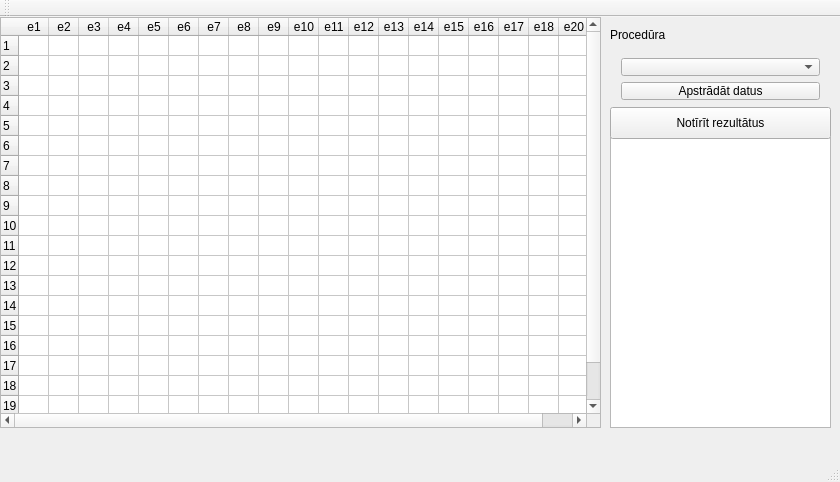
<?xml version="1.0" encoding="UTF-8"?>
<ui version="4.0">
 <class>MainWindow</class>
 <widget class="QMainWindow" name="MainWindow">
  <property name="geometry">
   <rect>
    <x>0</x>
    <y>0</y>
    <width>840</width>
    <height>482</height>
   </rect>
  </property>
  <property name="windowTitle">
   <string>MainWindow</string>
  </property>
  <widget class="QWidget" name="centralWidget">
   <widget class="QTableWidget" name="tableWidget">
    <property name="geometry">
     <rect>
      <x>0</x>
      <y>0</y>
      <width>601</width>
      <height>411</height>
     </rect>
    </property>
    <property name="maximumSize">
     <size>
      <width>821</width>
      <height>411</height>
     </size>
    </property>
    <attribute name="horizontalHeaderDefaultSectionSize">
     <number>30</number>
    </attribute>
    <attribute name="verticalHeaderDefaultSectionSize">
     <number>20</number>
    </attribute>
    <row>
     <property name="text">
      <string>1</string>
     </property>
    </row>
    <row>
     <property name="text">
      <string>2</string>
     </property>
    </row>
    <row>
     <property name="text">
      <string>3</string>
     </property>
    </row>
    <row>
     <property name="text">
      <string>4</string>
     </property>
    </row>
    <row>
     <property name="text">
      <string>5</string>
     </property>
    </row>
    <row>
     <property name="text">
      <string>6</string>
     </property>
    </row>
    <row>
     <property name="text">
      <string>7</string>
     </property>
    </row>
    <row>
     <property name="text">
      <string>8</string>
     </property>
    </row>
    <row>
     <property name="text">
      <string>9</string>
     </property>
    </row>
    <row>
     <property name="text">
      <string>10</string>
     </property>
    </row>
    <row>
     <property name="text">
      <string>11</string>
     </property>
    </row>
    <row>
     <property name="text">
      <string>12</string>
     </property>
    </row>
    <row>
     <property name="text">
      <string>13</string>
     </property>
    </row>
    <row>
     <property name="text">
      <string>14</string>
     </property>
    </row>
    <row>
     <property name="text">
      <string>15</string>
     </property>
    </row>
    <row>
     <property name="text">
      <string>16</string>
     </property>
    </row>
    <row>
     <property name="text">
      <string>17</string>
     </property>
    </row>
    <row>
     <property name="text">
      <string>18</string>
     </property>
    </row>
    <row>
     <property name="text">
      <string>19</string>
     </property>
    </row>
    <row>
     <property name="text">
      <string>20</string>
     </property>
    </row>
    <column>
     <property name="text">
      <string>e1</string>
     </property>
    </column>
    <column>
     <property name="text">
      <string>e2</string>
     </property>
    </column>
    <column>
     <property name="text">
      <string>e3</string>
     </property>
    </column>
    <column>
     <property name="text">
      <string>e4</string>
     </property>
    </column>
    <column>
     <property name="text">
      <string>e5</string>
     </property>
    </column>
    <column>
     <property name="text">
      <string>e6</string>
     </property>
    </column>
    <column>
     <property name="text">
      <string>e7</string>
     </property>
    </column>
    <column>
     <property name="text">
      <string>e8</string>
     </property>
    </column>
    <column>
     <property name="text">
      <string>e9</string>
     </property>
    </column>
    <column>
     <property name="text">
      <string>e10</string>
     </property>
    </column>
    <column>
     <property name="text">
      <string>e11</string>
     </property>
    </column>
    <column>
     <property name="text">
      <string>e12</string>
     </property>
    </column>
    <column>
     <property name="text">
      <string>e13</string>
     </property>
    </column>
    <column>
     <property name="text">
      <string>e14</string>
     </property>
    </column>
    <column>
     <property name="text">
      <string>e15</string>
     </property>
    </column>
    <column>
     <property name="text">
      <string>e16</string>
     </property>
    </column>
    <column>
     <property name="text">
      <string>e17</string>
     </property>
    </column>
    <column>
     <property name="text">
      <string>e18</string>
     </property>
    </column>
    <column>
     <property name="text">
      <string>e20</string>
     </property>
    </column>
   </widget>
   <widget class="QLabel" name="label">
    <property name="geometry">
     <rect>
      <x>610</x>
      <y>10</y>
      <width>71</width>
      <height>16</height>
     </rect>
    </property>
    <property name="text">
     <string>Procedūra</string>
    </property>
   </widget>
   <widget class="QTextEdit" name="textEdit">
    <property name="enabled">
     <bool>true</bool>
    </property>
    <property name="geometry">
     <rect>
      <x>610</x>
      <y>120</y>
      <width>221</width>
      <height>291</height>
     </rect>
    </property>
   </widget>
   <widget class="QPushButton" name="pushButton_2">
    <property name="geometry">
     <rect>
      <x>610</x>
      <y>90</y>
      <width>221</width>
      <height>32</height>
     </rect>
    </property>
    <property name="text">
     <string>Notīrīt rezultātus</string>
    </property>
   </widget>
   <widget class="QWidget" name="">
    <property name="geometry">
     <rect>
      <x>610</x>
      <y>30</y>
      <width>221</width>
      <height>64</height>
     </rect>
    </property>
    <layout class="QGridLayout" name="gridLayout">
     <item row="0" column="0">
      <widget class="QComboBox" name="comboBox">
       <property name="enabled">
        <bool>true</bool>
       </property>
      </widget>
     </item>
     <item row="1" column="0">
      <widget class="QPushButton" name="pushButton">
       <property name="text">
        <string>Apstrādāt datus</string>
       </property>
      </widget>
     </item>
    </layout>
   </widget>
  </widget>
  <widget class="QMenuBar" name="menuBar">
   <property name="geometry">
    <rect>
     <x>0</x>
     <y>0</y>
     <width>840</width>
     <height>22</height>
    </rect>
   </property>
  </widget>
  <widget class="QToolBar" name="mainToolBar">
   <attribute name="toolBarArea">
    <enum>TopToolBarArea</enum>
   </attribute>
   <attribute name="toolBarBreak">
    <bool>false</bool>
   </attribute>
  </widget>
  <widget class="QStatusBar" name="statusBar"/>
 </widget>
 <layoutdefault spacing="6" margin="11"/>
 <resources/>
 <connections/>
</ui>
